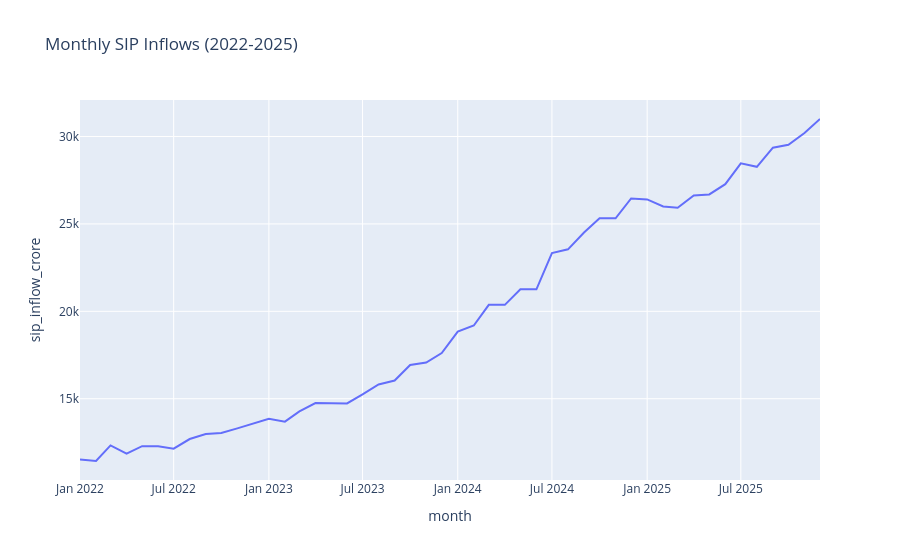

Notebook source saved alongside this figure:
### Code cell
sip["month"] = pd.to_datetime(sip["month"])

fig = px.line(
    sip,
    x="month",
    y="sip_inflow_crore",
    title="Monthly SIP Inflows (2022-2025)"
)

fig.show()
